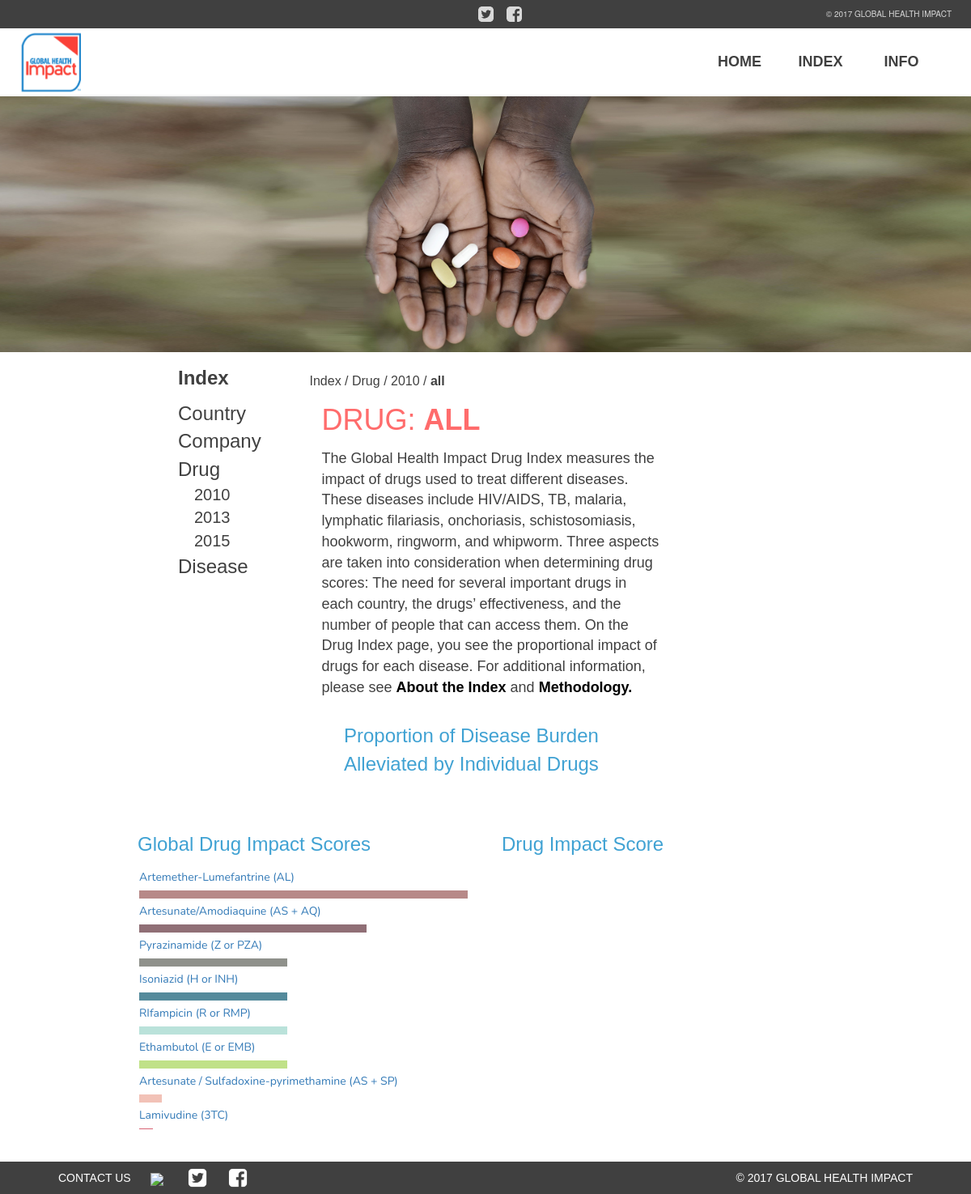
Page /index/drug on the committed database.
### tables this page shows
CREATE TABLE drugr2010
            (drug text, company text, tb real, malaria real, hiv real, roundworm real, hookworm real, whipworm real, schistosomiasis real, onchocerciasis real, lf real, total real);

### bck_flask_app.py (the view)
@app.route('/index/drug')
def druginx():
    drugcolors = ['#7A80A3','#B78988','#906F76','#8F918B','#548A9B','#BAE2DA','#C0E188','#f2c2b7',
                  '#d86375','#b1345d','#de9c2a','#f7c406','#f1dbc6','#5b75a7','#f15a22','#b83f98',
                  '#0083ca','#FFB31C','#0083CA','#EF3E2E','#003452','#86AAB9','#CAEEFD','#546675',
                  '#8A5575','#305516','#B78988','#BAE2DA','#B1345D','#5B75A7','#906F76','#C0E188',
                  '#B99BCF', '#DC2A5A', '#D3D472','#2A9DC4', '#C25C90', '#65A007', '#FE3289', '#C6DAB5',
                  '#DDF6AC', '#B7E038', '#1ADBBD', '#3BC6D5', '#0ACD57', '#22419F','#D47C5B','#003452',
                  '#86AAB9', '#CAEEFD' ]
    piedata = []
    drugg = []
    pielabb = []
    g.db = connect_db()
    cur = g.db.execute(' select drug, total from drugr2010 ')
    piee = cur.fetchall()
    impactpie = []
    for k in piee:
        drug = k[0]
        score = k[1]
        t = [drug,score]
        if score > 0:
            piedata.append(t)
    sortedpie2 = sorted(piedata, key=lambda xy: xy[1], reverse=True)
    maxrow = sortedpie2[0]
    if maxrow[0] == 'Unmet Need':
        maxrow = sortedpie2[1]
    maxval = maxrow[1]
    c = 0
    for row in sortedpie2:
        perc = (row[1] / maxval) * 100
        row.append(perc)
        _row = str(row[0])
        if _row != 'Unmet Need':
            color = drugcolors[c]
        else:
            color = '#00cab1'
        row.append(color)
        c+=1
        if _row != 'Unmet Need':
            impactpie.append(row)
    lablist = []
    pielabb = []
    for k in impactpie:
        labit = []
        drug = k[0]
        score = k[1]
        color = k[3]
        shortdrug = drug[0:10]
        labit.append(drug)
        labit.append(shortdrug)
        labit.append(color)
        labit.append(score)
        lablist.append(labit)
    labrow = []
    xx = 0
    if len(lablist) < 4:
        pielabb.append(lablist)
    else:
        for item in lablist:
            labrow.append(item)
            xx += 1
            if xx % 4 == 0:
                pielabb.append(labrow)
                labrow = []
                xx = 0
    g.db.close()
    speclocate = ['2010','all','ALL']
    print(pielabb)
    print(piedata)
    print(impactpie)
    print(sortedpie2)
    return render_template('drug.html', data=piedata, drug='All', navsub=3, showindex=1, pielabb=pielabb, drugcolors=drugcolors, speclocate = speclocate, scrolling=1, impactpie=impactpie, sortedpie2 = sortedpie2)

### bck_flask_app.py (called while the page is built)
def connect_db():
    return sqlite3.connect('/home/globalhealth/mysite/ghi.db')

@app.before_request
def before_request():
    g.db = connect_db()

@app.after_request
def after_request(response):
    g.db.close()
    return response

@app.teardown_appcontext
def close_connection(exception):
    db = getattr(g, '_database', None)

### templates/drug.html (shortened to what this page needs)
{% extends "layout.html" %}
{% block frontimg %}
<img id="fore" src="{{ url_for('static',filename='img/drug.jpg') }}" />
{% endblock%}
{% block content %}
<div class="currentlocation">
<p class="pagetitle">Index / <a href="/index/drug" class="pagetitle">Drug</a> / <a href="/index/drug/{{ speclocate.0 }}/all" class="pagetitle">{{ speclocate.0 }}</a> / <a href="/index/drug/{{ speclocate.0 }}/all" class="titlebold">{{ speclocate.1 }}</a></p>
</div>
<div class="row">
    <div class="col-sm-6">
        <p class="titlecolorredlower">DRUG: <span class="titlecolorred">{{ drug }}</span></p>
        <p class="txtcontent">The Global Health Impact Drug Index measures the impact of drugs used to treat different diseases. These diseases include HIV/AIDS, TB, malaria, lymphatic filariasis, onchoriasis, schistosomiasis, hookworm, ringworm, and whipworm. Three aspects are taken into consideration when determining drug scores: The need for several important drugs in each country, the drugs’ effectiveness, and the number of people that can access them. On the Drug Index page, you see the proportional impact of drugs for each disease. For additional information, please see <a href="/index/drug" style="color:black;"><b>About the Index</b></a> and <a href="/methodology" style="color:black;"><b>Methodology.</b></a></p>
    </div>
    <div class="col-sm-6">
        <div class="firstPieChart">
        <p class="bluefontlight">Proportion of Disease Burden Alleviated by Individual Drugs</p>
        <div class="piewrap">
            <div id="piediv" class="piechart">
            </div>
        </div>
        </div>
    </div>
</div>
<div class="row">
    <div class="col-sm-6">
         <div class="contentbox">
        <p class="bluefontlight">Global Drug Impact Scores</p>
        <div id="chart_div">
            {% for drug in impactpie %}
            <a class="cursor-pointer" onclick="bargoclick({{ loop.index }});" title="{{ drug.0 }}: {{ drug.1 }}">
                <div id="" style="padding-top: 2px; font-family: 'Nunito','sans-serif';">{{ drug.0 }}</div>
                <div style="width: {{ drug.2 }}%;background-color:{{ drug.3 }};height: 10px;display:inline-block;font-size:0;margin-right:-4px;"></div>
            </a>
            {% endfor %}
            </div><br>
    </div>
         </div>
    <div class="col-sm-6">
        <div class="contentbox">
        <p class="bluefontlight">Drug Impact Score</p>
        <div class="piewrap">
            <div id="pie2div" class="piechart">
            </div>
        </div>
    </div>
    </div>
</div>
{% endblock %}

### static/stylesheet.css (style rules this page uses)
* { box-sizing: border-box; }
body { font-family: 'avenir next regular', sans-serif; overflow-x: hidden; margin: 0; }
.titlecolorred { color: rgba(255, 59, 59, 0.75) !important; font-size:36px; font-weight:bold; font-family: 'avenir next regular', sans-serif; text-transform: uppercase; }
.titlecolorredlower { color: rgba(255, 59, 59, 0.75) !important; font-size:36px; font-family: 'avenir next regular', sans-serif; }
.bluefontlight { color: rgba(0, 131, 196, 0.75) !important; font-size:24px !important; font-family: 'avenir next regular', sans-serif; }
.contentbox { padding: 5px; margin-top: 20px; }
.firstPieChart { padding: 20px; }
.txtcontent { font-size: 18px; color: #404040; font-family: 'avenir next regular', sans-serif; }
#fore { position: absolute; z-index: 1; width: 100vw; top:85px; background-attachment: scroll; }
.piechart { margin: auto; padding: 5px; max-height:200px; z-index: -1; max-height:21rem; }
.piewrap { max-height: 300px; overflow: inherit; margin:auto 0; }
#chart_div { width: 100%; max-height: 325px; overflow-y: auto; overflow-x: hidden; padding:2px; }
.pagetitle { position:relative; font-family: 'avenir next regular', sans-serif; color:#404040; font-size:16px; }
.titlebold { position:relative; font-weight:bold; font-family: 'avenir next regular', sans-serif; color:#404040; font-size:16px; }
.currentlocation { margin-top:10px; }
.cursor-pointer { cursor:pointer; }
@media only screen and (min-width: 771px) and (max-width: 1258px) { [class="firstPieChart"] { align: center; width: 100%; margin-left: 240px; } }
p { color: #000; }

### rows in the picture
drugr2010: drug "Artemether-Lumefantrine (AL)", {{ drug.2 }} 100.0 (drawn)
drugr2010: drug "Artesunate/Amodiaquine (AS + AQ)", {{ drug.2 }} 69.10066079012138 (drawn)
drugr2010: drug "Pyrazinamide (Z or PZA)", {{ drug.2 }} 45.04542345769966 (drawn)
drugr2010: drug "Isoniazid (H or INH)", {{ drug.2 }} 45.04097299703827 (drawn)
drugr2010: drug "RIfampicin (R or RMP)", {{ drug.2 }} 45.04097299703827 (drawn)
drugr2010: drug "Ethambutol (E or EMB)", {{ drug.2 }} 45.04097299703827 (drawn)
drugr2010: drug "Artesunate / Sulfadoxine-pyrimethamine (AS + SP)", {{ drug.2 }} 6.8968510759858725 (drawn)
drugr2010: drug "Lamivudine (3TC)", {{ drug.2 }} 4.069054982596335 (drawn)

### other values in the picture
{{ speclocate.0 }} "2010"
{{ speclocate.1 }} "all"
{{ drug }} "ALL"
